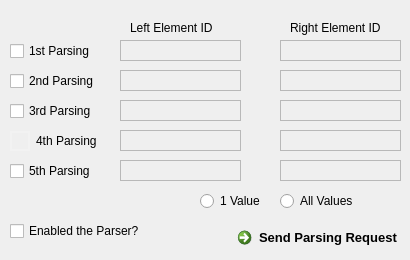
      <widget class="QWidget" name="CapturesElementIDTab">
       <attribute name="title">
        <string>Captures</string>
       </attribute>
       <widget class="QCheckBox" name="fifth_parsing_checkbox">
        <property name="enabled">
         <bool>true</bool>
        </property>
        <property name="geometry">
         <rect>
          <x>10</x>
          <y>160</y>
          <width>91</width>
          <height>22</height>
         </rect>
        </property>
        <property name="text">
         <string>5th Parsing</string>
        </property>
       </widget>
       <widget class="QCheckBox" name="third_parsing_checkbox">
        <property name="geometry">
         <rect>
          <x>10</x>
          <y>100</y>
          <width>91</width>
          <height>22</height>
         </rect>
        </property>
        <property name="text">
         <string>3rd Parsing</string>
        </property>
       </widget>
       <widget class="QCheckBox" name="one_parsing_checkbox">
        <property name="geometry">
         <rect>
          <x>10</x>
          <y>40</y>
          <width>91</width>
          <height>22</height>
         </rect>
        </property>
        <property name="text">
         <string>1st Parsing</string>
        </property>
       </widget>
       <widget class="QTextEdit" name="fifth_parsing_left_element_textedit">
        <property name="enabled">
         <bool>false</bool>
        </property>
        <property name="geometry">
         <rect>
          <x>120</x>
          <y>160</y>
          <width>121</width>
          <height>21</height>
         </rect>
        </property>
        <property name="font">
         <font>
          <pointsize>10</pointsize>
          <bold>true</bold>
         </font>
        </property>
        <property name="verticalScrollBarPolicy">
         <enum>Qt::ScrollBarAlwaysOff</enum>
        </property>
        <property name="horizontalScrollBarPolicy">
         <enum>Qt::ScrollBarAlwaysOff</enum>
        </property>
       </widget>
       <widget class="QTextEdit" name="fourth_parsing_left_element_textedit">
        <property name="enabled">
         <bool>false</bool>
        </property>
        <property name="geometry">
         <rect>
          <x>120</x>
          <y>130</y>
          <width>121</width>
          <height>21</height>
         </rect>
        </property>
        <property name="verticalScrollBarPolicy">
         <enum>Qt::ScrollBarAlwaysOff</enum>
        </property>
        <property name="horizontalScrollBarPolicy">
         <enum>Qt::ScrollBarAlwaysOff</enum>
        </property>
       </widget>
       <widget class="QCheckBox" name="two_parsing_checkbox">
        <property name="geometry">
         <rect>
          <x>10</x>
          <y>70</y>
          <width>91</width>
          <height>22</height>
         </rect>
        </property>
        <property name="text">
         <string>2nd Parsing </string>
        </property>
       </widget>
       <widget class="QTextEdit" name="one_parsing_left_element_textedit">
        <property name="enabled">
         <bool>false</bool>
        </property>
        <property name="geometry">
         <rect>
          <x>120</x>
          <y>40</y>
          <width>121</width>
          <height>21</height>
         </rect>
        </property>
        <property name="verticalScrollBarPolicy">
         <enum>Qt::ScrollBarAlwaysOff</enum>
        </property>
        <property name="horizontalScrollBarPolicy">
         <enum>Qt::ScrollBarAlwaysOff</enum>
        </property>
       </widget>
       <widget class="QTextEdit" name="third_parsing_left_element_textedit">
        <property name="enabled">
         <bool>false</bool>
        </property>
        <property name="geometry">
         <rect>
          <x>120</x>
          <y>100</y>
          <width>121</width>
          <height>21</height>
         </rect>
        </property>
        <property name="verticalScrollBarPolicy">
         <enum>Qt::ScrollBarAlwaysOff</enum>
        </property>
        <property name="horizontalScrollBarPolicy">
         <enum>Qt::ScrollBarAlwaysOff</enum>
        </property>
       </widget>
       <widget class="QTextEdit" name="two_parsing_left_element_textedit">
        <property name="enabled">
         <bool>false</bool>
        </property>
        <property name="geometry">
         <rect>
          <x>120</x>
          <y>70</y>
          <width>121</width>
          <height>21</height>
         </rect>
        </property>
        <property name="verticalScrollBarPolicy">
         <enum>Qt::ScrollBarAlwaysOff</enum>
        </property>
        <property name="horizontalScrollBarPolicy">
         <enum>Qt::ScrollBarAlwaysOff</enum>
        </property>
       </widget>
       <widget class="QCheckBox" name="fourth_parsing_checkbox">
        <property name="geometry">
         <rect>
          <x>10</x>
          <y>130</y>
          <width>91</width>
          <height>22</height>
         </rect>
        </property>
        <property name="styleSheet">
         <string notr="true">QCheckBox::indicator {
  width: 16px;
  height: 16px;
  border: 2px solid transparent;
  border-radius: 0;
  transform: rotate(45deg);
  transform-origin: center;
}

QCheckBox::indicator:checked {
  background-color: #1de9b6;
  border-color: #1de9b6;
}

QCheckBox::indicator:unchecked {
  background-color: transparent;
  border-color: rgba(255, 255, 255, 0.2);
}

QCheckBox::indicator:hover {
  border-color: rgba(29, 233, 182, 0.8);
}

QCheckBox::indicator:checked:hover {
  border-color: #1de9b6;
}</string>
        </property>
        <property name="text">
         <string>4th Parsing</string>
        </property>
       </widget>
       <widget class="QTextEdit" name="fifth_parsing_right_element_textedit">
        <property name="enabled">
         <bool>false</bool>
        </property>
        <property name="geometry">
         <rect>
          <x>280</x>
          <y>160</y>
          <width>121</width>
          <height>21</height>
         </rect>
        </property>
        <property name="font">
         <font>
          <pointsize>10</pointsize>
          <bold>true</bold>
         </font>
        </property>
        <property name="verticalScrollBarPolicy">
         <enum>Qt::ScrollBarAlwaysOff</enum>
        </property>
        <property name="horizontalScrollBarPolicy">
         <enum>Qt::ScrollBarAlwaysOff</enum>
        </property>
       </widget>
       <widget class="QTextEdit" name="fourth_parsing_right_element_textedit">
        <property name="enabled">
         <bool>false</bool>
        </property>
        <property name="geometry">
         <rect>
          <x>280</x>
          <y>130</y>
          <width>121</width>
          <height>21</height>
         </rect>
        </property>
        <property name="verticalScrollBarPolicy">
         <enum>Qt::ScrollBarAlwaysOff</enum>
        </property>
        <property name="horizontalScrollBarPolicy">
         <enum>Qt::ScrollBarAlwaysOff</enum>
        </property>
       </widget>
       <widget class="QTextEdit" name="one_parsing_right_element_textedit">
        <property name="enabled">
         <bool>false</bool>
        </property>
        <property name="geometry">
         <rect>
          <x>280</x>
          <y>40</y>
          <width>121</width>
          <height>21</height>
         </rect>
        </property>
        <property name="verticalScrollBarPolicy">
         <enum>Qt::ScrollBarAlwaysOff</enum>
        </property>
        <property name="horizontalScrollBarPolicy">
         <enum>Qt::ScrollBarAlwaysOff</enum>
        </property>
       </widget>
       <widget class="QTextEdit" name="three_parsing_right_element_textedit">
        <property name="enabled">
         <bool>false</bool>
        </property>
        <property name="geometry">
         <rect>
          <x>280</x>
          <y>100</y>
          <width>121</width>
          <height>21</height>
         </rect>
        </property>
        <property name="verticalScrollBarPolicy">
         <enum>Qt::ScrollBarAlwaysOff</enum>
        </property>
        <property name="horizontalScrollBarPolicy">
         <enum>Qt::ScrollBarAlwaysOff</enum>
        </property>
       </widget>
       <widget class="QTextEdit" name="two_parsing_right_element_textedit">
        <property name="enabled">
         <bool>false</bool>
        </property>
        <property name="geometry">
         <rect>
          <x>280</x>
          <y>70</y>
          <width>121</width>
          <height>21</height>
         </rect>
        </property>
        <property name="verticalScrollBarPolicy">
         <enum>Qt::ScrollBarAlwaysOff</enum>
        </property>
        <property name="horizontalScrollBarPolicy">
         <enum>Qt::ScrollBarAlwaysOff</enum>
        </property>
       </widget>
       <widget class="QLabel" name="left_element_id_label">
        <property name="geometry">
         <rect>
          <x>130</x>
          <y>20</y>
          <width>101</width>
          <height>16</height>
         </rect>
        </property>
        <property name="text">
         <string>Left Element ID</string>
        </property>
       </widget>
       <widget class="QLabel" name="right_element_id_label">
        <property name="geometry">
         <rect>
          <x>290</x>
          <y>20</y>
          <width>101</width>
          <height>16</height>
         </rect>
        </property>
        <property name="text">
         <string>Right Element ID</string>
        </property>
       </widget>
       <widget class="QCheckBox" name="enable_parser_checkbox">
        <property name="geometry">
         <rect>
          <x>10</x>
          <y>220</y>
          <width>131</width>
          <height>22</height>
         </rect>
        </property>
        <property name="text">
         <string>Enabled the Parser?</string>
        </property>
       </widget>
       <widget class="QRadioButton" name="all_values_radiobutton">
        <property name="geometry">
         <rect>
          <x>280</x>
          <y>190</y>
          <width>91</width>
          <height>22</height>
         </rect>
        </property>
        <property name="text">
         <string>All Values</string>
        </property>
       </widget>
       <widget class="QRadioButton" name="firstvalue_radiobutton">
        <property name="geometry">
         <rect>
          <x>200</x>
          <y>190</y>
          <width>71</width>
          <height>22</height>
         </rect>
        </property>
        <property name="text">
         <string>1 Value</string>
        </property>
       </widget>
       <widget class="QCommandLinkButton" name="sending_parsing_commandButton">
        <property name="geometry">
         <rect>
          <x>230</x>
          <y>220</y>
          <width>171</width>
          <height>31</height>
         </rect>
        </property>
        <property name="font">
         <font>
          <pointsize>10</pointsize>
         </font>
        </property>
        <property name="text">
         <string>Send Parsing Request</string>
        </property>
        <property name="checkable">
         <bool>false</bool>
        </property>
       </widget>
      </widget>
